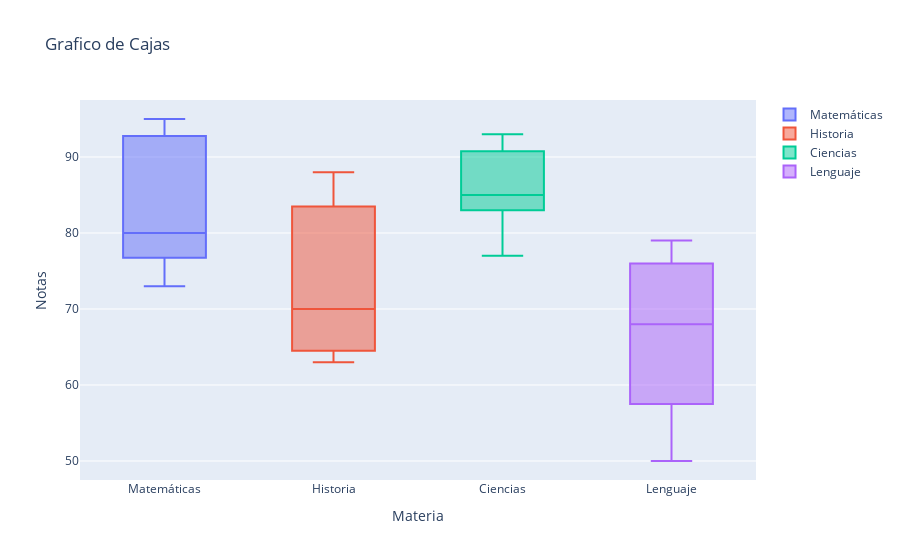

Notebook code cell kept with this figure:
### Markdown cell above
## Boxplot para la distribución de notas con Plotly

### Code cell
fig = px.box(df, x="materia", y="nota", color="materia", title="Grafico de Cajas")
fig.update_layout(xaxis_title="Materia", yaxis_title="Notas", legend_title="")
fig.show()

### Figure 1 — Plotly figure (JSON) as saved in the notebook; plotly's stock layout.template omitted (floating-point values rounded to 4 significant figures)
{"data": [{"alignmentgroup": "True", "hovertemplate": "materia=%{x}<br>nota=%{y}<extra></extra>", "legendgroup": "Matemáticas", "marker": {"color": "#636efa"}, "name": "Matemáticas", "notched": false, "offsetgroup": "Matemáticas", "orientation": "v", "showlegend": true, "type": "box", "x": ["Matemáticas", "Matemáticas", "Matemáticas", "Matemáticas", "Matemáticas"], "x0": " ", "xaxis": "x", "y": [80, 95, 78, 73, 92], "y0": " ", "yaxis": "y"}, {"alignmentgroup": "True", "hovertemplate": "materia=%{x}<br>nota=%{y}<extra></extra>", "legendgroup": "Historia", "marker": {"color": "#EF553B"}, "name": "Historia", "notched": false, "offsetgroup": "Historia", "orientation": "v", "showlegend": true, "type": "box", "x": ["Historia", "Historia", "Historia", "Historia", "Historia"], "x0": " ", "xaxis": "x", "y": [65, 70, 82, 88, 63], "y0": " ", "yaxis": "y"}, {"alignmentgroup": "True", "hovertemplate": "materia=%{x}<br>nota=%{y}<extra></extra>", "legendgroup": "Ciencias", "marker": {"color": "#00cc96"}, "name": "Ciencias", "notched": false, "offsetgroup": "Ciencias", "orientation": "v", "showlegend": true, "type": "box", "x": ["Ciencias", "Ciencias", "Ciencias", "Ciencias", "Ciencias"], "x0": " ", "xaxis": "x", "y": [90, 85, 93, 77, 85], "y0": " ", "yaxis": "y"}, {"alignmentgroup": "True", "hovertemplate": "materia=%{x}<br>nota=%{y}<extra></extra>", "legendgroup": "Lenguaje", "marker": {"color": "#ab63fa"}, "name": "Lenguaje", "notched": false, "offsetgroup": "Lenguaje", "orientation": "v", "showlegend": true, "type": "box", "x": ["Lenguaje", "Lenguaje", "Lenguaje", "Lenguaje", "Lenguaje"], "x0": " ", "xaxis": "x", "y": [75, 60, 68, 50, 79], "y0": " ", "yaxis": "y"}], "layout": {"autosize": true, "boxmode": "overlay", "legend": {"title": {"text": ""}, "tracegroupgap": 0}, "title": {"text": "Grafico de Cajas"}, "xaxis": {"anchor": "y", "autorange": true, "categoryarray": ["Matemáticas", "Historia", "Ciencias", "Lenguaje"], "categoryorder": "array", "domain": [0, 1], "range": [-0.5, 3.5], "title": {"text": "Materia"}, "type": "category"}, "yaxis": {"anchor": "x", "autorange": true, "domain": [0, 1], "range": [47.5, 97.5], "title": {"text": "Notas"}, "type": "linear"}}}
